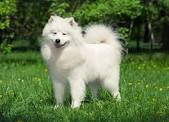
#> input picture dog.jpg, 169 x 122 px
$ python DetectEdgesWithPrewittMask.py
#> lines starting #> are read from the running program, lines starting #| are printed output that depends on the picture
from matplotlib.pyplot import gray
from skimage import img_as_int
from PIL import Image
import numpy
from scipy import ndimage

path = 'dog.jpg'
def GrayscalImage():
    im = numpy.array(Image.open(path).convert('L'))
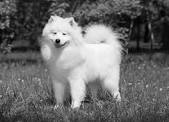
#> im: shape (122, 169); min 0, max 254, mean 107.2
    gray()
    return im


def DetectEdgesWithHorizontalOperator(image):
    horizontal_operator = [
        [-1, -1, 1],
        [0, 0, 0],
        [1, 1, 1]
    ]
    prewitt_vertical = numpy.array(
        horizontal_operator,
        dtype='float64'
    )
    return ndimage.convolve(
        img_as_int(image), prewitt_vertical)
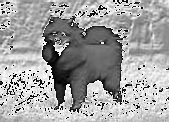
#> returned value: shape (122, 169) int16; min -32768, max 32767, mean 8668.6; drawn with min black and max white


image = GrayscalImage()
horizontally_transformed_image = DetectEdgesWithHorizontalOperator(image)
Image.fromarray(horizontally_transformed_image.astype(numpy.uint8)).save('HorizontallyTransformedDog.jpg')
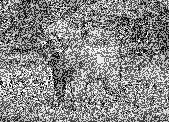
#> saved as HorizontallyTransformedDog.jpg: PIL image 169x122 L; min 0, max 255, mean 135.2
